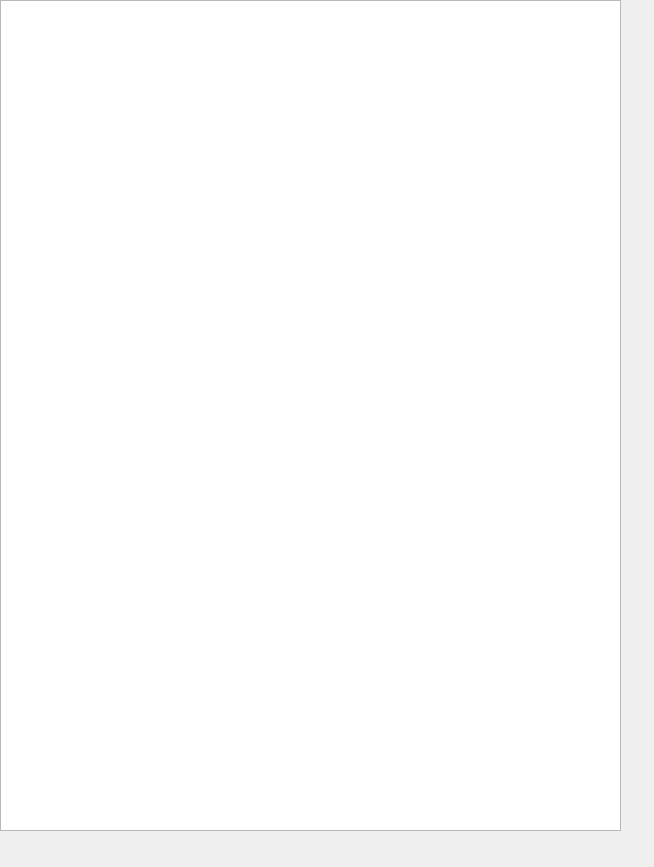
<?xml version="1.0" encoding="UTF-8"?>
<ui version="4.0">
 <class>Dialog</class>
 <widget class="QDialog" name="Dialog">
  <property name="geometry">
   <rect>
    <x>0</x>
    <y>0</y>
    <width>654</width>
    <height>867</height>
   </rect>
  </property>
  <property name="windowTitle">
   <string>Dialog</string>
  </property>
  <widget class="QTableView" name="tableView">
   <property name="geometry">
    <rect>
     <x>0</x>
     <y>0</y>
     <width>621</width>
     <height>831</height>
    </rect>
   </property>
  </widget>
 </widget>
 <resources/>
 <connections/>
</ui>
